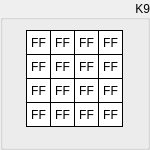
  <widget class="QGroupBox" name="groupK9">
   <property name="geometry">
    <rect>
     <x>620</x>
     <y>150</y>
     <width>150</width>
     <height>150</height>
    </rect>
   </property>
   <property name="sizePolicy">
    <sizepolicy hsizetype="Fixed" vsizetype="Fixed">
     <horstretch>0</horstretch>
     <verstretch>0</verstretch>
    </sizepolicy>
   </property>
   <property name="styleSheet">
    <string notr="true"/>
   </property>
   <property name="title">
    <string>K9</string>
   </property>
   <property name="alignment">
    <set>Qt::AlignRight|Qt::AlignTrailing|Qt::AlignVCenter</set>
   </property>
   <widget class="QLabel" name="k9byte15">
    <property name="enabled">
     <bool>true</bool>
    </property>
    <property name="geometry">
     <rect>
      <x>98</x>
      <y>102</y>
      <width>25</width>
      <height>25</height>
     </rect>
    </property>
    <property name="sizePolicy">
     <sizepolicy hsizetype="Fixed" vsizetype="Fixed">
      <horstretch>0</horstretch>
      <verstretch>0</verstretch>
     </sizepolicy>
    </property>
    <property name="font">
     <font>
      <kerning>true</kerning>
     </font>
    </property>
    <property name="layoutDirection">
     <enum>Qt::LeftToRight</enum>
    </property>
    <property name="styleSheet">
     <string notr="true">QLabel {
	 border-width: 1px;
     border-style: solid;
     border-color: black; 
     background-color: white;
}</string>
    </property>
    <property name="text">
     <string>FF</string>
    </property>
    <property name="alignment">
     <set>Qt::AlignCenter</set>
    </property>
   </widget>
   <widget class="QLabel" name="k9byte13">
    <property name="enabled">
     <bool>true</bool>
    </property>
    <property name="geometry">
     <rect>
      <x>98</x>
      <y>54</y>
      <width>25</width>
      <height>25</height>
     </rect>
    </property>
    <property name="sizePolicy">
     <sizepolicy hsizetype="Fixed" vsizetype="Fixed">
      <horstretch>0</horstretch>
      <verstretch>0</verstretch>
     </sizepolicy>
    </property>
    <property name="font">
     <font>
      <kerning>true</kerning>
     </font>
    </property>
    <property name="layoutDirection">
     <enum>Qt::LeftToRight</enum>
    </property>
    <property name="styleSheet">
     <string notr="true">QLabel {
	 border-width: 1px;
     border-style: solid;
     border-color: black; 
     background-color: white;
}</string>
    </property>
    <property name="text">
     <string>FF</string>
    </property>
    <property name="alignment">
     <set>Qt::AlignCenter</set>
    </property>
   </widget>
   <widget class="QLabel" name="k9byte14">
    <property name="enabled">
     <bool>true</bool>
    </property>
    <property name="geometry">
     <rect>
      <x>98</x>
      <y>78</y>
      <width>25</width>
      <height>25</height>
     </rect>
    </property>
    <property name="sizePolicy">
     <sizepolicy hsizetype="Fixed" vsizetype="Fixed">
      <horstretch>0</horstretch>
      <verstretch>0</verstretch>
     </sizepolicy>
    </property>
    <property name="font">
     <font>
      <kerning>true</kerning>
     </font>
    </property>
    <property name="layoutDirection">
     <enum>Qt::LeftToRight</enum>
    </property>
    <property name="styleSheet">
     <string notr="true">QLabel {
	 border-width: 1px;
     border-style: solid;
     border-color: black; 
     background-color: white;
}</string>
    </property>
    <property name="text">
     <string>FF</string>
    </property>
    <property name="alignment">
     <set>Qt::AlignCenter</set>
    </property>
   </widget>
   <widget class="QLabel" name="k9byte06">
    <property name="enabled">
     <bool>true</bool>
    </property>
    <property name="geometry">
     <rect>
      <x>50</x>
      <y>78</y>
      <width>25</width>
      <height>25</height>
     </rect>
    </property>
    <property name="sizePolicy">
     <sizepolicy hsizetype="Fixed" vsizetype="Fixed">
      <horstretch>0</horstretch>
      <verstretch>0</verstretch>
     </sizepolicy>
    </property>
    <property name="font">
     <font>
      <kerning>true</kerning>
     </font>
    </property>
    <property name="layoutDirection">
     <enum>Qt::LeftToRight</enum>
    </property>
    <property name="styleSheet">
     <string notr="true">QLabel {
	 border-width: 1px;
     border-style: solid;
     border-color: black; 
     background-color: white;
}</string>
    </property>
    <property name="text">
     <string>FF</string>
    </property>
    <property name="alignment">
     <set>Qt::AlignCenter</set>
    </property>
   </widget>
   <widget class="QLabel" name="k9byte04">
    <property name="enabled">
     <bool>true</bool>
    </property>
    <property name="geometry">
     <rect>
      <x>50</x>
      <y>30</y>
      <width>25</width>
      <height>25</height>
     </rect>
    </property>
    <property name="sizePolicy">
     <sizepolicy hsizetype="Fixed" vsizetype="Fixed">
      <horstretch>0</horstretch>
      <verstretch>0</verstretch>
     </sizepolicy>
    </property>
    <property name="font">
     <font>
      <kerning>true</kerning>
     </font>
    </property>
    <property name="layoutDirection">
     <enum>Qt::LeftToRight</enum>
    </property>
    <property name="styleSheet">
     <string notr="true">QLabel {
	 border-width: 1px;
     border-style: solid;
     border-color: black; 
     background-color: white;
}</string>
    </property>
    <property name="text">
     <string>FF</string>
    </property>
    <property name="alignment">
     <set>Qt::AlignCenter</set>
    </property>
   </widget>
   <widget class="QLabel" name="k9byte02">
    <property name="enabled">
     <bool>true</bool>
    </property>
    <property name="geometry">
     <rect>
      <x>26</x>
      <y>78</y>
      <width>25</width>
      <height>25</height>
     </rect>
    </property>
    <property name="sizePolicy">
     <sizepolicy hsizetype="Fixed" vsizetype="Fixed">
      <horstretch>0</horstretch>
      <verstretch>0</verstretch>
     </sizepolicy>
    </property>
    <property name="font">
     <font>
      <kerning>true</kerning>
     </font>
    </property>
    <property name="layoutDirection">
     <enum>Qt::LeftToRight</enum>
    </property>
    <property name="styleSheet">
     <string notr="true">QLabel {
	 border-width: 1px;
     border-style: solid;
     border-color: black; 
     background-color: white;
}</string>
    </property>
    <property name="text">
     <string>FF</string>
    </property>
    <property name="alignment">
     <set>Qt::AlignCenter</set>
    </property>
   </widget>
   <widget class="QLabel" name="k9byte10">
    <property name="enabled">
     <bool>true</bool>
    </property>
    <property name="geometry">
     <rect>
      <x>74</x>
      <y>78</y>
      <width>25</width>
      <height>25</height>
     </rect>
    </property>
    <property name="sizePolicy">
     <sizepolicy hsizetype="Fixed" vsizetype="Fixed">
      <horstretch>0</horstretch>
      <verstretch>0</verstretch>
     </sizepolicy>
    </property>
    <property name="font">
     <font>
      <kerning>true</kerning>
     </font>
    </property>
    <property name="layoutDirection">
     <enum>Qt::LeftToRight</enum>
    </property>
    <property name="styleSheet">
     <string notr="true">QLabel {
	 border-width: 1px;
     border-style: solid;
     border-color: black; 
     background-color: white;
}</string>
    </property>
    <property name="text">
     <string>FF</string>
    </property>
    <property name="alignment">
     <set>Qt::AlignCenter</set>
    </property>
   </widget>
   <widget class="QLabel" name="k9byte09">
    <property name="enabled">
     <bool>true</bool>
    </property>
    <property name="geometry">
     <rect>
      <x>74</x>
      <y>54</y>
      <width>25</width>
      <height>25</height>
     </rect>
    </property>
    <property name="sizePolicy">
     <sizepolicy hsizetype="Fixed" vsizetype="Fixed">
      <horstretch>0</horstretch>
      <verstretch>0</verstretch>
     </sizepolicy>
    </property>
    <property name="font">
     <font>
      <kerning>true</kerning>
     </font>
    </property>
    <property name="layoutDirection">
     <enum>Qt::LeftToRight</enum>
    </property>
    <property name="styleSheet">
     <string notr="true">QLabel {
	 border-width: 1px;
     border-style: solid;
     border-color: black; 
     background-color: white;
}</string>
    </property>
    <property name="text">
     <string>FF</string>
    </property>
    <property name="alignment">
     <set>Qt::AlignCenter</set>
    </property>
   </widget>
   <widget class="QLabel" name="k9byte01">
    <property name="enabled">
     <bool>true</bool>
    </property>
    <property name="geometry">
     <rect>
      <x>26</x>
      <y>54</y>
      <width>25</width>
      <height>25</height>
     </rect>
    </property>
    <property name="sizePolicy">
     <sizepolicy hsizetype="Fixed" vsizetype="Fixed">
      <horstretch>0</horstretch>
      <verstretch>0</verstretch>
     </sizepolicy>
    </property>
    <property name="font">
     <font>
      <kerning>true</kerning>
     </font>
    </property>
    <property name="layoutDirection">
     <enum>Qt::LeftToRight</enum>
    </property>
    <property name="styleSheet">
     <string notr="true">QLabel {
	 border-width: 1px;
     border-style: solid;
     border-color: black; 
     background-color: white;
}</string>
    </property>
    <property name="text">
     <string>FF</string>
    </property>
    <property name="alignment">
     <set>Qt::AlignCenter</set>
    </property>
   </widget>
   <widget class="QLabel" name="k9byte08">
    <property name="enabled">
     <bool>true</bool>
    </property>
    <property name="geometry">
     <rect>
      <x>74</x>
      <y>30</y>
      <width>25</width>
      <height>25</height>
     </rect>
    </property>
    <property name="sizePolicy">
     <sizepolicy hsizetype="Fixed" vsizetype="Fixed">
      <horstretch>0</horstretch>
      <verstretch>0</verstretch>
     </sizepolicy>
    </property>
    <property name="font">
     <font>
      <kerning>true</kerning>
     </font>
    </property>
    <property name="layoutDirection">
     <enum>Qt::LeftToRight</enum>
    </property>
    <property name="styleSheet">
     <string notr="true">QLabel {
	 border-width: 1px;
     border-style: solid;
     border-color: black; 
     background-color: white;
}</string>
    </property>
    <property name="text">
     <string>FF</string>
    </property>
    <property name="alignment">
     <set>Qt::AlignCenter</set>
    </property>
   </widget>
   <widget class="QLabel" name="k9byte00">
    <property name="enabled">
     <bool>true</bool>
    </property>
    <property name="geometry">
     <rect>
      <x>26</x>
      <y>30</y>
      <width>25</width>
      <height>25</height>
     </rect>
    </property>
    <property name="sizePolicy">
     <sizepolicy hsizetype="Fixed" vsizetype="Fixed">
      <horstretch>0</horstretch>
      <verstretch>0</verstretch>
     </sizepolicy>
    </property>
    <property name="font">
     <font>
      <kerning>true</kerning>
     </font>
    </property>
    <property name="layoutDirection">
     <enum>Qt::LeftToRight</enum>
    </property>
    <property name="styleSheet">
     <string notr="true">QLabel {
	 border-width: 1px;
     border-style: solid;
     border-color: black; 
     background-color: white;
}</string>
    </property>
    <property name="text">
     <string>FF</string>
    </property>
    <property name="alignment">
     <set>Qt::AlignCenter</set>
    </property>
    <property name="wordWrap">
     <bool>false</bool>
    </property>
   </widget>
   <widget class="QLabel" name="k9byte07">
    <property name="enabled">
     <bool>true</bool>
    </property>
    <property name="geometry">
     <rect>
      <x>50</x>
      <y>102</y>
      <width>25</width>
      <height>25</height>
     </rect>
    </property>
    <property name="sizePolicy">
     <sizepolicy hsizetype="Fixed" vsizetype="Fixed">
      <horstretch>0</horstretch>
      <verstretch>0</verstretch>
     </sizepolicy>
    </property>
    <property name="font">
     <font>
      <kerning>true</kerning>
     </font>
    </property>
    <property name="layoutDirection">
     <enum>Qt::LeftToRight</enum>
    </property>
    <property name="styleSheet">
     <string notr="true">QLabel {
	 border-width: 1px;
     border-style: solid;
     border-color: black; 
     background-color: white;
}</string>
    </property>
    <property name="text">
     <string>FF</string>
    </property>
    <property name="alignment">
     <set>Qt::AlignCenter</set>
    </property>
   </widget>
   <widget class="QLabel" name="k9byte12">
    <property name="enabled">
     <bool>true</bool>
    </property>
    <property name="geometry">
     <rect>
      <x>98</x>
      <y>30</y>
      <width>25</width>
      <height>25</height>
     </rect>
    </property>
    <property name="sizePolicy">
     <sizepolicy hsizetype="Fixed" vsizetype="Fixed">
      <horstretch>0</horstretch>
      <verstretch>0</verstretch>
     </sizepolicy>
    </property>
    <property name="font">
     <font>
      <kerning>true</kerning>
     </font>
    </property>
    <property name="layoutDirection">
     <enum>Qt::LeftToRight</enum>
    </property>
    <property name="styleSheet">
     <string notr="true">QLabel {
	 border-width: 1px;
     border-style: solid;
     border-color: black; 
     background-color: white;
}</string>
    </property>
    <property name="text">
     <string>FF</string>
    </property>
    <property name="alignment">
     <set>Qt::AlignCenter</set>
    </property>
   </widget>
   <widget class="QLabel" name="k9byte03">
    <property name="enabled">
     <bool>true</bool>
    </property>
    <property name="geometry">
     <rect>
      <x>26</x>
      <y>102</y>
      <width>25</width>
      <height>25</height>
     </rect>
    </property>
    <property name="sizePolicy">
     <sizepolicy hsizetype="Fixed" vsizetype="Fixed">
      <horstretch>0</horstretch>
      <verstretch>0</verstretch>
     </sizepolicy>
    </property>
    <property name="font">
     <font>
      <kerning>true</kerning>
     </font>
    </property>
    <property name="layoutDirection">
     <enum>Qt::LeftToRight</enum>
    </property>
    <property name="styleSheet">
     <string notr="true">QLabel {
	 border-width: 1px;
     border-style: solid;
     border-color: black; 
     background-color: white;
}</string>
    </property>
    <property name="text">
     <string>FF</string>
    </property>
    <property name="alignment">
     <set>Qt::AlignCenter</set>
    </property>
   </widget>
   <widget class="QLabel" name="k9byte11">
    <property name="enabled">
     <bool>true</bool>
    </property>
    <property name="geometry">
     <rect>
      <x>74</x>
      <y>102</y>
      <width>25</width>
      <height>25</height>
     </rect>
    </property>
    <property name="sizePolicy">
     <sizepolicy hsizetype="Fixed" vsizetype="Fixed">
      <horstretch>0</horstretch>
      <verstretch>0</verstretch>
     </sizepolicy>
    </property>
    <property name="font">
     <font>
      <kerning>true</kerning>
     </font>
    </property>
    <property name="layoutDirection">
     <enum>Qt::LeftToRight</enum>
    </property>
    <property name="styleSheet">
     <string notr="true">QLabel {
	 border-width: 1px;
     border-style: solid;
     border-color: black; 
     background-color: white;
}</string>
    </property>
    <property name="text">
     <string>FF</string>
    </property>
    <property name="alignment">
     <set>Qt::AlignCenter</set>
    </property>
   </widget>
   <widget class="QLabel" name="k9byte05">
    <property name="enabled">
     <bool>true</bool>
    </property>
    <property name="geometry">
     <rect>
      <x>50</x>
      <y>54</y>
      <width>25</width>
      <height>25</height>
     </rect>
    </property>
    <property name="sizePolicy">
     <sizepolicy hsizetype="Fixed" vsizetype="Fixed">
      <horstretch>0</horstretch>
      <verstretch>0</verstretch>
     </sizepolicy>
    </property>
    <property name="font">
     <font>
      <kerning>true</kerning>
     </font>
    </property>
    <property name="layoutDirection">
     <enum>Qt::LeftToRight</enum>
    </property>
    <property name="styleSheet">
     <string notr="true">QLabel {
	 border-width: 1px;
     border-style: solid;
     border-color: black; 
     background-color: white;
}</string>
    </property>
    <property name="text">
     <string>FF</string>
    </property>
    <property name="alignment">
     <set>Qt::AlignCenter</set>
    </property>
   </widget>
  </widget>
